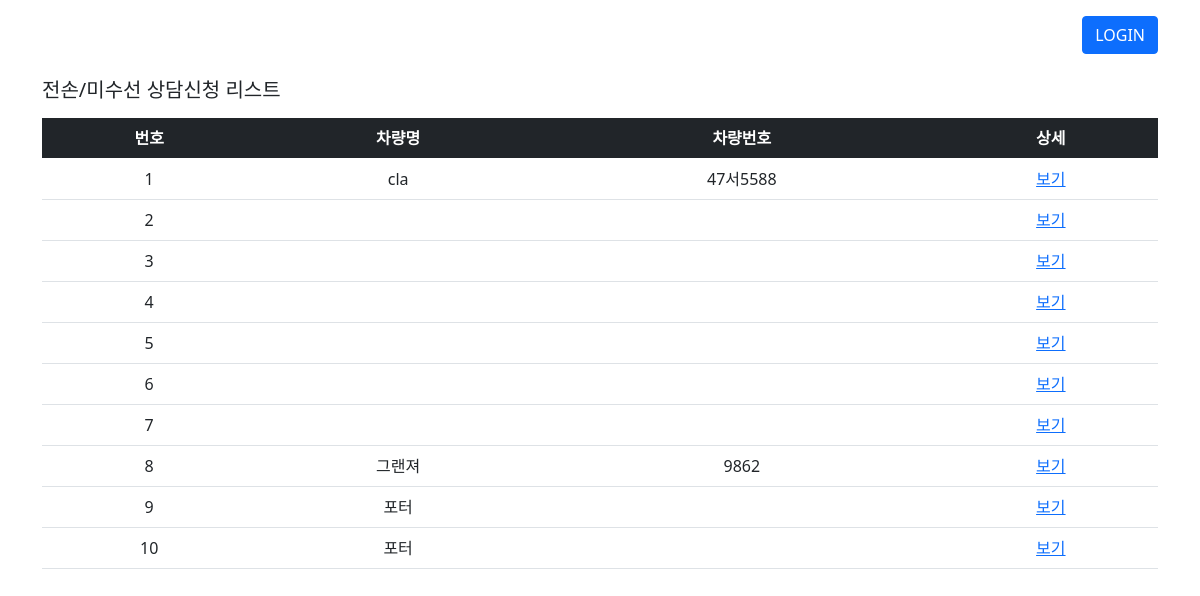
The app's page /posts/, older data.
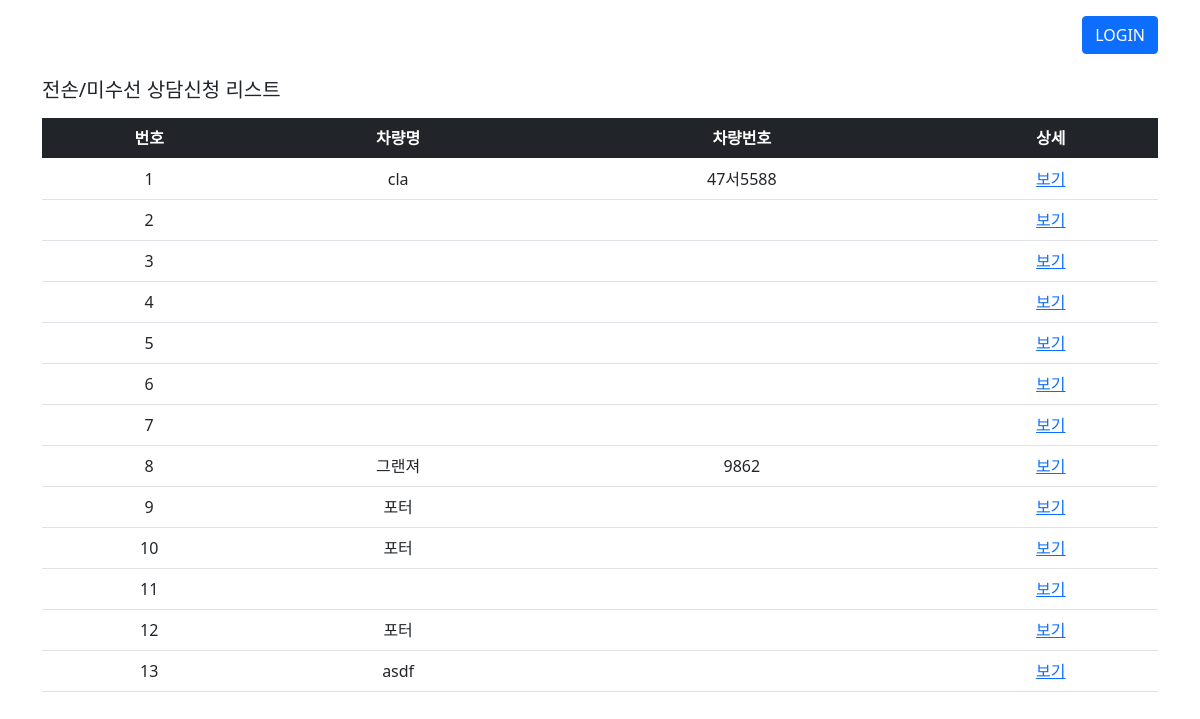
The same page, newer data.
### posts/models.py (models this page shows)
class Post(models.Model):
    created_at = models.DateTimeField()
    password = models.CharField(max_length=50, null=True)
    client = models.CharField(max_length=50, null=True)
    phoneNumber = models.CharField(max_length=50, null=True)
    contact = models.CharField(max_length=50, null=True)
    carModel = models.CharField(max_length=50, null=True)
    carNumber = models.CharField(max_length=50, null=True)
    birth = models.CharField(max_length=50, null=True)
    trim = models.CharField(max_length=50, null=True)
    fuel = models.CharField(max_length=50, null=True)
    driveType = models.CharField(max_length=50, null=True)
    airbag = models.CharField(max_length=50, null=True)
    mileage = models.CharField(max_length=50, null=True)
    eventDate = models.CharField(max_length=50, null=True)
    repairCost = models.CharField(max_length=50, null=True)
    proposedCompensation = models.CharField(max_length=50, null=True)
    insuranceCompany = models.CharField(max_length=50, null=True)
    faultRatio = models.CharField(max_length=50, null=True)
    location = models.CharField(max_length=50, null=True)
    others1 = models.CharField(max_length=50, null=True)
    others2 = models.CharField(max_length=50, null=True)
    others3 = models.CharField(max_length=50, null=True)
    note = models.CharField(max_length=500, null=True)
    addition = models.CharField(max_length=500, null=True)
    price = models.CharField(max_length=50, null=True)
    image1 = models.FileField(upload_to='posts', null=True)
    image2 = models.FileField(upload_to='posts', null=True)
    image3 = models.FileField(upload_to='posts', null=True)
    image4 = models.FileField(upload_to='posts', null=True)
    image5 = models.FileField(upload_to='posts', null=True)
    image6 = models.FileField(upload_to='posts', null=True)
    image7 = models.FileField(upload_to='posts', null=True)
    image8 = models.FileField(upload_to='posts', null=True)
    image9 = models.FileField(upload_to='posts', null=True)
    image10 = models.FileField(upload_to='posts', null=True)
    image11 = models.FileField(upload_to='posts', null=True)
    image12 = models.FileField(upload_to='posts', null=True)
    image13 = models.FileField(upload_to='posts', null=True)
    image14 = models.FileField(upload_to='posts', null=True)
    image15 = models.FileField(upload_to='posts', null=True)
    image16 = models.FileField(upload_to='posts', null=True)
    image17 = models.FileField(upload_to='posts', null=True)

### posts/views.py (the view)
# urls.py: path('', views.index, name="index"),
def index(request):
    posts = Post.objects.all()
    context = {'posts' : posts}
    return render(request, 'posts/index.html', context)

### posts/templates/posts/index.html (shortened to what this page needs)
{% extends 'base.html' %}
{% load static %}
{% block content %}
    <div class="container">
        <h5 class="mb-3">전손/미수선 상담신청 리스트</h5>
        {% if request.user.is_staff %}
        <table class="table text-center mb-4">
            <thead class="table-dark">
                <tr>
                    <th>번호</th>
                    <th>의뢰인</th>
                    <th>차량명</th>
                    <th>차량번호</th>
                    <th>상세</th>
                </tr>
            </thead>
            <tbody>
                {% for post in posts %}
                <tr>
                    <td>{{ post.id }}</td>
                    <td>{{ post.client }}</td>
                    <td>{{ post.carModel }}</td>
                    <td>{{ post.carNumber }}</td>
                    <td><a href="{% url 'posts:detail' post.id %}">보기</a></td>
                </tr>
                {% endfor %}
            </tbody>
        </table>
        {% else %}
            {% if request.user.is_authenticated %}
            <table class="table text-center mb-4">
                <thead class="table-dark">
                    <tr>
                        <th>번호</th>
                        <th>차량명</th>
                        <th>차량번호</th>
                        <th>상세</th>
                    </tr>
                </thead>
                <tbody>
                    {% for post in posts %}
                    <tr>
                        <td>{{ post.id }}</td>
                        <td>{{ post.carModel }}</td>
                        <td>{{ post.carNumber }}</td>
                        <td><a href="{% url 'posts:detail' post.id %}">보기</a></td>
                    </tr>
                    {% endfor %}
                </tbody>
            </table>
            {% else %}
            <table class="table text-center mb-4">
                <thead class="table-dark">
                    <tr>
                        <th>번호</th>
                        <th>차량명</th>
                        <th>차량번호</th>
                        <th>상세</th>
                    </tr>
                </thead>
                <tbody>
                    {% for post in posts %}
                    <tr>
                        <td>{{ post.id }}</td>
                        <td>{{ post.carModel }}</td>
                        <td>{{ post.carNumber }}</td>
                        <td><a href="{% url 'posts:password' post.id %}">보기</a></td>
                    </tr>
                    {% endfor %}
                </tbody>
            </table>
            {% endif %}
        {% endif %}
    </div>
{% endblock %}

Row changes from the older to the newer data that the page shows:
added Post: id "11"
added Post: id "12", carModel "포터"
added Post: id "13", carModel "asdf"
